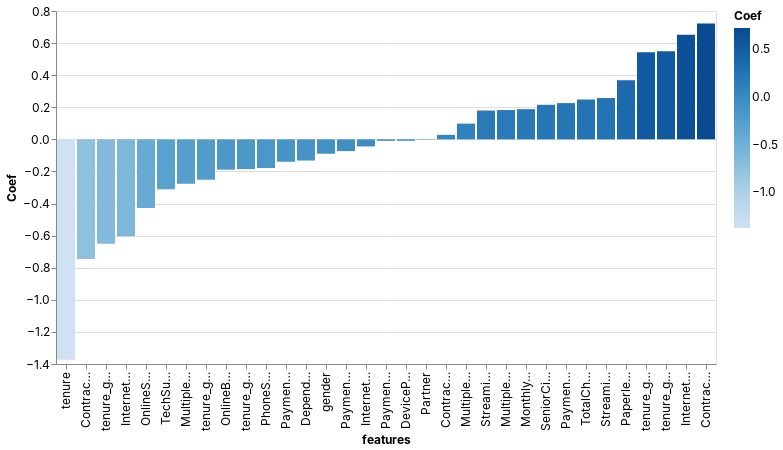

Source (notebook cell):
### Code cell
DeepnoteChart(coef, """{"data":{"name":"placeholder"},"mark":{"type":"bar","tooltip":true},"height":220,"$schema":"https://vega.github.io/schema/vega-lite/v4.json","autosize":{"type":"fit"},"encoding":{"x":{"sort":{"order":"ascending","encoding":"y"},"type":"nominal","field":"features","scale":{"type":"linear","zero":false}},"y":{"sort":{"order":"ascending","encoding":"y"},"type":"quantitative","field":"Coef","scale":{"type":"linear","zero":true}},"color":{"sort":null,"type":"quantitative","field":"Coef","scale":{"type":"linear","zero":false}}}}""")

### Figure 1 — Vega-Lite specification as saved in the notebook (floating-point values rounded to 4 significant figures)
{"config": {"view": {"continuousWidth": 400, "continuousHeight": 300}, "area": {"fill": "#51C0E9"}, "axis": {"labelFont": "Inter, sans-serif", "labelFontSize": 12, "labelFontWeight": "normal", "labelLimit": 60, "labelOverlap": "greedy", "titleFont": "Inter, sans-serif", "titleFontSize": 12, "titleFontWeight": "bold"}, "background": "#ffffff", "legend": {"labelFont": "Inter, sans-serif", "labelFontSize": 12, "titleFont": "Inter, sans-serif", "titleFontSize": 12, "titleFontWeight": "bold"}, "line": {"stroke": "#51C0E9", "strokeWidth": 2}, "rect": {"fill": "#51C0E9"}, "title": {"anchor": "start", "color": "#000000", "font": "Inter, sans-serif", "fontSize": 22, "fontWeight": "normal"}}, "data": {"name": "data-0be0fc30f58c7c844384074a07120418"}, "mark": {"type": "bar", "tooltip": true}, "autosize": {"type": "fit"}, "encoding": {"color": {"field": "Coef", "scale": {"type": "linear", "zero": false}, "sort": null, "type": "quantitative"}, "x": {"field": "features", "scale": {"type": "linear", "zero": false}, "sort": {"encoding": "y", "order": "ascending"}, "type": "nominal"}, "y": {"field": "Coef", "scale": {"type": "linear", "zero": true}, "sort": {"encoding": "y", "order": "ascending"}, "type": "quantitative"}}, "height": 440, "width": "container", "$schema": "https://vega.github.io/schema/vega-lite/v4.json", "datasets": {"data-0be0fc30f58c7c844384074a07120418": [{"features": "gender", "Coef": -0.08957}, {"features": "SeniorCitizen", "Coef": 0.2156}, {"features": "Partner", "Coef": 0.002618}, {"features": "Dependents", "Coef": -0.132}, {"features": "PhoneService", "Coef": -0.1786}, {"features": "OnlineSecurity", "Coef": -0.4272}, {"features": "OnlineBackup", "Coef": -0.1889}, {"features": "DeviceProtection", "Coef": -0.008707}, {"features": "TechSupport", "Coef": -0.3113}, {"features": "StreamingTV", "Coef": 0.1796}, {"features": "StreamingMovies", "Coef": 0.2575}, {"features": "PaperlessBilling", "Coef": 0.368}, {"features": "MultipleLines_No", "Coef": -0.2767}, {"features": "MultipleLines_No phone service", "Coef": 0.1828}, {"features": "MultipleLines_Yes", "Coef": 0.09803}, {"features": "InternetService_DSL", "Coef": -0.04404}, {"features": "InternetService_Fiber optic", "Coef": 0.6524}, {"features": "InternetService_No", "Coef": -0.6042}, {"features": "Contract_Month-to-month", "Coef": 0.7216}, {"features": "Contract_One year", "Coef": 0.02815}, {"features": "Contract_Two year", "Coef": -0.7456}, {"features": "PaymentMethod_Bank transfer (automatic)", "Coef": -0.009087}, {"features": "PaymentMethod_Credit card (automatic)", "Coef": -0.1395}, {"features": "PaymentMethod_Electronic check", "Coef": 0.2259}, {"features": "PaymentMethod_Mailed check", "Coef": -0.07311}, {"features": "tenure_group_Tenure_0-12", "Coef": -0.2514}, {"features": "tenure_group_Tenure_12-24", "Coef": -0.6505}, {"features": "tenure_group_Tenure_24-48", "Coef": -0.1855}, {"features": "tenure_group_Tenure_48-60", "Coef": 0.5486}, {"features": "tenure_group_Tenure_gt_60", "Coef": 0.5431}, {"features": "tenure", "Coef": -1.374}, {"features": "MonthlyCharges", "Coef": 0.1882}, {"features": "TotalCharges", "Coef": 0.2484}]}}
